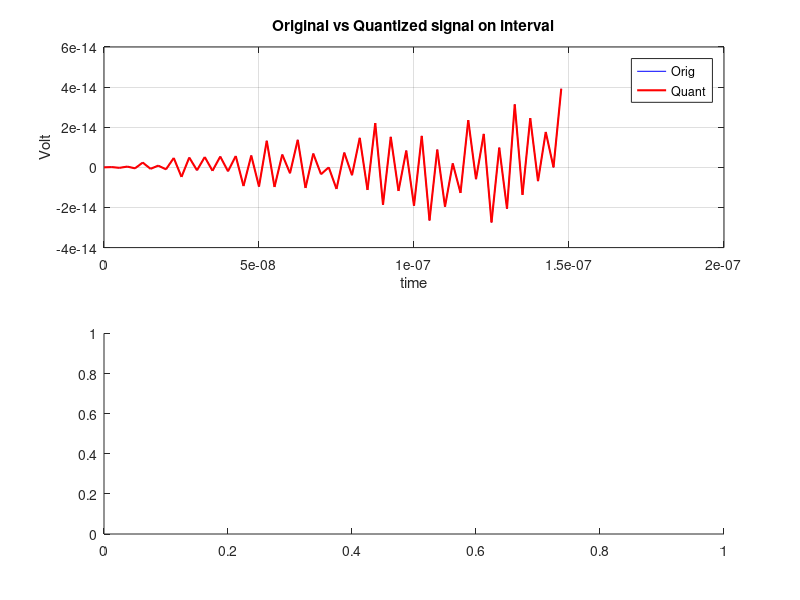

MATLAB code to generate this figure: (Note: this script raises an error after producing the figure.)
%goal, sample an IF sinewave at the nyquist rate and quantize it with 12
%bits of resolution. Plot the original and quantized signal and then
%compute the PSD and SNR 

F = 200e6;  % Frequency of the sine wave in Hz
Fs = 400e6;      % Sampling frequency in Hz
n_bits = 12;      % Number of bits of resolution
n_periods = 30;  % Number of periods for PSD calculation

% time vector
t = 0:1/Fs:(n_periods/F) - 1/Fs;
x = sin(2 * pi * F * t);
%quantize with 12 bit resolution 
x_max = max(abs(x));
quantization_levels = linspace(-x_max, x_max, 2^n_bits);
x_quantized = interp1(quantization_levels, quantization_levels, x, 'nearest', 'extrap');

% Plot the quantized signal
figure;
subplot(2,1,1);
plot(t, x, 'b', t, x_quantized, 'r', 'LineWidth', 1.5);
title('Original vs Quantized signal on interval');
xlabel('time');
ylabel('Volt');
legend('Orig', 'Quant');
grid on;

% Calculate and plot the PSD
subplot(2,1,2);
pwelch(x_quantized, [], [], [], Fs, 'centered');
title('PSD of quantized sine wave');
xlabel('Frequency MHz');
ylabel('Power');
grid on;
% compute and display signal to noise ratio
signal_power = rms(x)^2;
noise_power = rms(x - x_quantized)^2;
snr = 10 * log10(signal_power / noise_power);
disp("SNR:");
disp(snr);